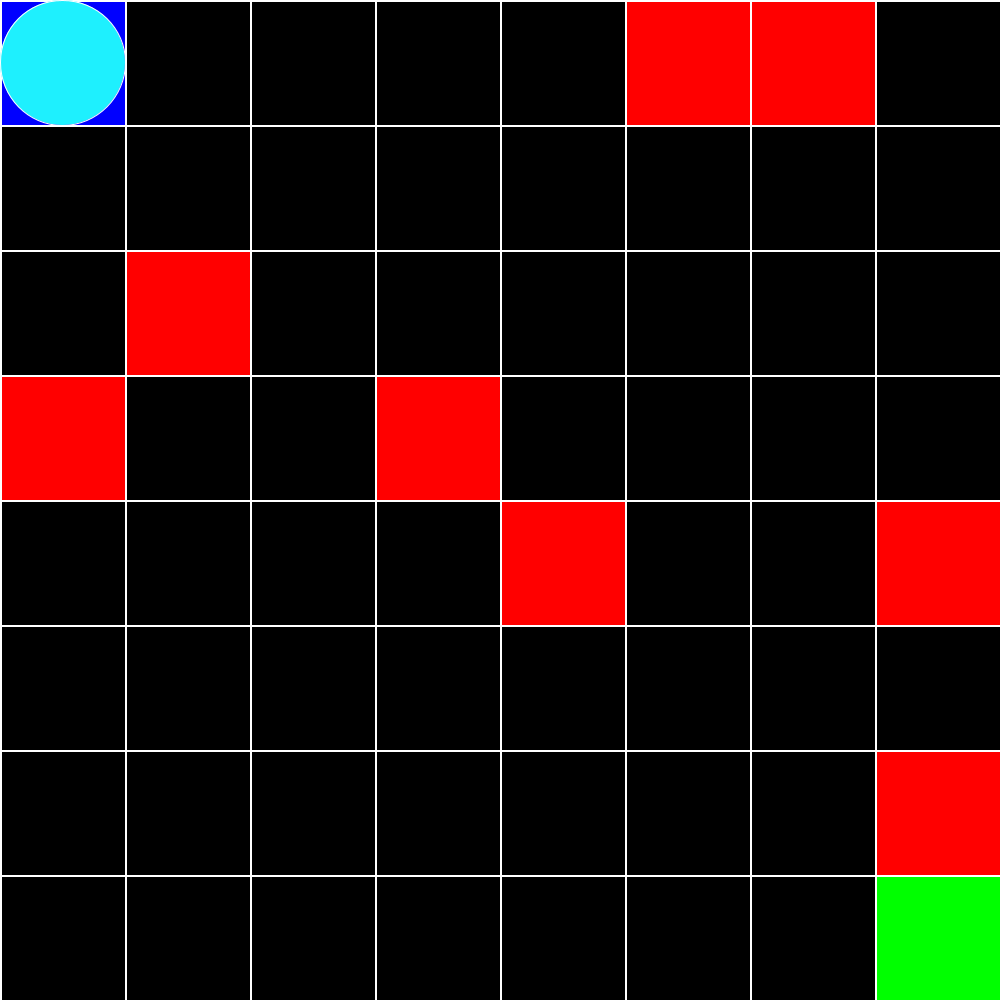
Frame 1 (no input)
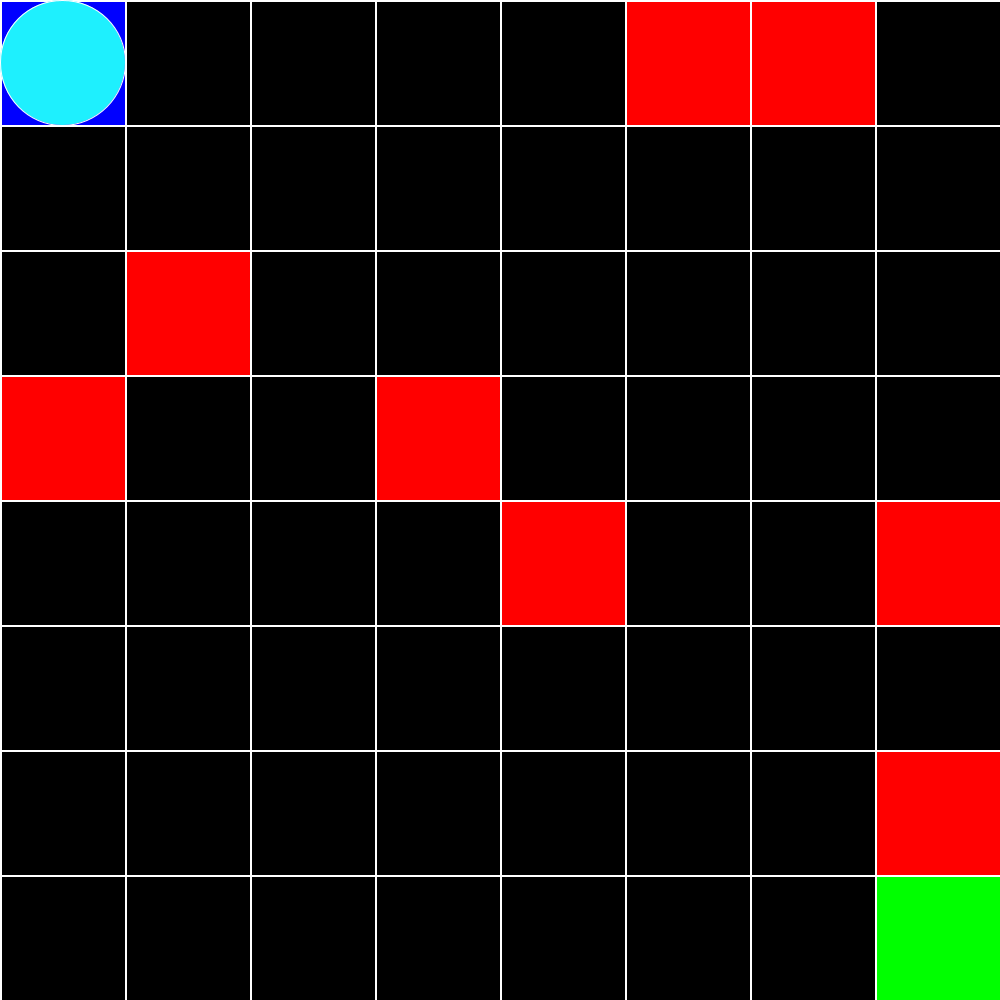
Frame 60 (the mouse pressed at the canvas centre just before this capture)
Frame 120 (the mouse held since frame 60 and released just before this capture): identical to frame 60, image omitted

The Processing sketch that drew these frames (run headless with seeded random() and noise(); from frame 60 on, the mouse is pressed at the canvas centre):

// Processing sketch: sketch_190329a
// ── sketch_190329a.pde
Environment env;
Agent agent;

void setup() {
    background(0);
    int winDim = 1000;
    int size = 8;
    size(1000, 1000);
    env = new Environment(size, winDim, false, true);
    agent = new Agent(size, winDim);
}

void draw() {
    env.render();
    agent.render();
}

// ── Agent.pde
class Agent {
    int x;
    int y;
    int index;
    int gridSize;
    int winDim;

    Agent(int gridSize, int winDim) {
        this.x = 0;
        this.y = 0;
        this.index = 0;
        this.gridSize = gridSize;
        this.winDim = winDim;
    }

    void render() {
        float size = (this.winDim/this.gridSize);
        float x = this.x * (size);
        float y = this.y * (size);
        x += (size)/2;
        y += (size)/2;
        fill(#1ef0fe);
        ellipse(x, y, size, size);
    }
}

// ── Environment.pde
import java.util.Random;

class Environment{
    int size;
    int winDim;
    boolean rom;
    boolean maze;
    boolean mines;
    int[] contents;

    Environment(int size, int winDim) {
        this.size = size;
        this.winDim = winDim;
        this.rom = false;
        this.maze = false;
        this.mines = false;
        genContents();
    }

    Environment(int size, int winDim, boolean maze, boolean mines) {
        this.size = size;
        this.winDim = winDim;
        this.rom = false;
        this.maze = maze;
        this.mines = mines;
        genContents();
    }


    void render() {
        grid(this.size);
        gridfill(this.contents);
    }

    void genContents() {
        Random generator = new Random();
        int len = this.size * this.size;
        this.contents = new int[len];
        double mazeChance, mineChance;
        if (this.maze) {
            mazeChance = .7;
        } else {
            mazeChance = 1.0;
        }
        if (this.mines) {
            mineChance = .9;
        } else {
            mineChance = 1.0;
        }
        // Draw Contents: 0=empty, 1=Start, 2=Finish, 3=Obstacle, 4=Landmine
        for (int i = 0; i < this.contents.length; i++) {
            double chance = generator.nextDouble();
            if (i == 0) {
                contents[i] = 1;
                continue;
            } else if (i == this.contents.length-1) {
                contents[i] = 2;
                continue;
            }
            contents[i] = 0;
            // 30% chance for obstacles, 10% for landmines
            if (chance > mazeChance) {
                contents[i] = 3;
            }
            if (chance > mineChance) {
                contents[i] = 4;
            }
        }
    }

    void allowedActions(int x, int y) {
        if (y > 0 && this.contents[index(x, y-1)] != 3) {
            // Allow Up
        }
        if (x < this.size-1 && this.contents[index(x+1, y)] != 3) {
            // Allow Right
        }
        if (y < this.size-1 && this.contents[index(x, y+1)] != 3) {
            // Allow Down
        }
        if (x > 0 && this.contents[index(x-1, y)] != 3) {
            // Allow Left
        }
    }

    void grid(int size) {
        stroke(#ffffff);
        strokeWeight(1);
        for (int i=0; i < this.winDim; i += this.winDim/size) {
            line(i, 0, i, winDim);
            line(0, i, winDim, i);
        }
        line(winDim, 0, winDim, winDim);
        line(0, winDim, winDim, winDim);
    }

    void gridfill(int[] contents) {
        for (int i = 0; i < contents.length; i++) {
            drawContents(i, contents[i]);
        }
    }

    void drawContents(int index, int content) {
        int x = ind_x(index);
        int y = ind_y(index);
        int len = (this.winDim/this.size);
        switch(content) {
            case 0 :
                noFill();
                break;
            case 1 :
                fill(#0000ff);
                break;
            case 2 :
                fill(#00ff00);
                break;
            case 3 :
                fill(#808080);
                break;
            case 4 :
                fill(#ff0000);
                break;
        }
        rect(len*x+1,len*y+1, len-1, len-1);
    }

    int ind_x(int index) {return index % this.size;}
    int ind_y(int index) {return index / this.size;}
    int index(int x, int y) {return x + y * this.size;}
}
